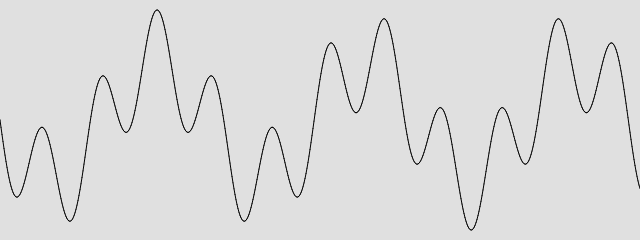
Frame 1 (no input)
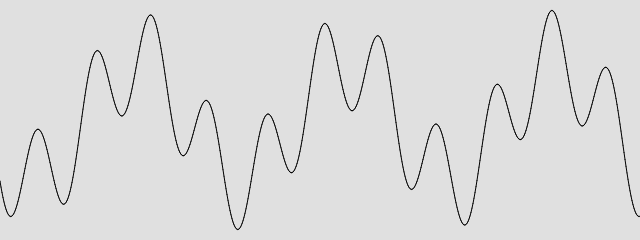
Frame 60 (no input)
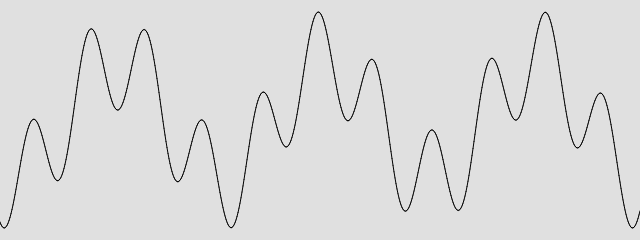
Frame 120 (the mouse pressed at the canvas centre since frame 60)

The p5.js sketch that drew these frames (run headless with seeded random() and noise() and a simulated clock; from frame 60 on, the mouse is pressed at the canvas centre):

// p5.js sketch
// ── sketch.js
class Wave {
    constructor(amplitude, deltaAngle, startAngle) {
        this.amplitude = amplitude;
        this.deltaAngle = deltaAngle;
        this.startAngle = startAngle;
        this.startAngle = 0;
    }
}

let w1, w2;

function setup() {
    createCanvas(640, 240);

    w1 = new Wave(50, 0.11, 30);
    w2 = new Wave(60, 0.03, 30);
}

function draw() {
    background(224);

    stroke(0);
    fill(127, 127);

    let a1 = w1.startAngle;
    let a2 = w2.startAngle;

    beginShape(LINES);
    let prevX, prevY;
    for (let x = 0; x <= width; x += 1) {
        let y1 = w1.amplitude * sin(a1);
        let y2 = w2.amplitude * sin(a2);

        a1 += w1.deltaAngle;
        a2 += w2.deltaAngle;

        vertex(prevX, prevY);
        vertex(x, (y1 + y2) + height / 2);

        prevX = x;
        prevY = (y1 + y2) + height / 2;
    }
    endShape();

    w1.startAngle += 0.01;
    w2.startAngle += 0.01;
}
